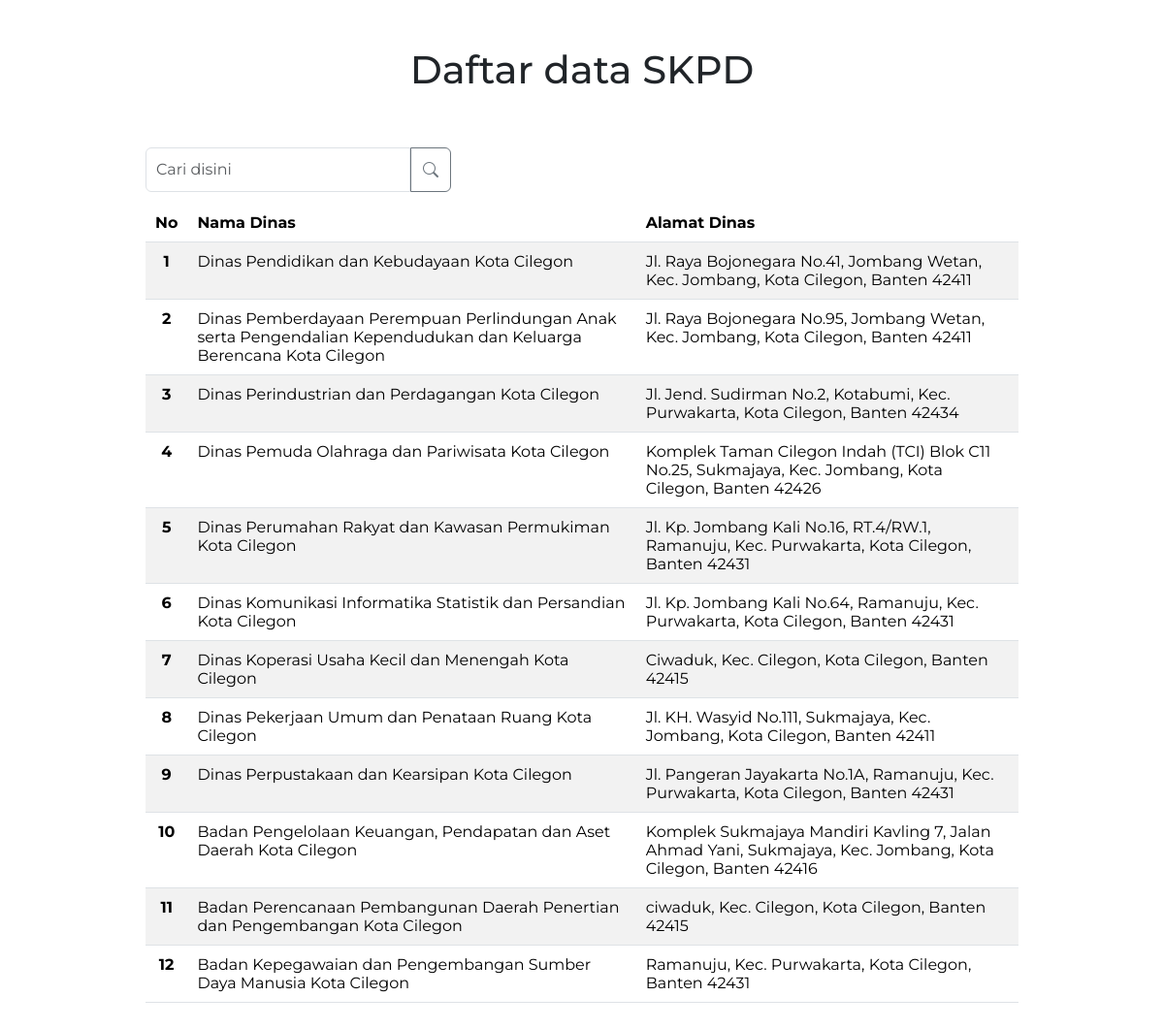
Page /backend/daftar-data-skpd.php (signed in) on the committed database.
### tables this page shows
CREATE TABLE `skpd` (
  `id` int NOT NULL,
  `nama_dinas` varchar(255) NOT NULL,
  `alamat` varchar(255) NOT NULL
);

### backend/daftar-data-skpd.php (called while the page is built, shortened)
<?php
require 'functions/functions.php';
$getdata = query("SELECT * FROM skpd");
$i = 1;
require 'views/daftar-skpd.view.php';

### backend/functions/functions.php (called while the page is built, shortened)
<?php
include_once 'sweetalert.php';
if (!function_exists('koneksi')) {
    function koneksi()
    {
        $conn = mysqli_connect("localhost", "root", "", "webgis_cilegon");
        return $conn;
    }
}
if (!function_exists('query')) {
    function query($sql, $params = [])
    {
        $conn = koneksi();
        $stmt = mysqli_prepare($conn, $sql);
        $result = mysqli_stmt_execute($stmt);
        $rows = [];
        $result_set = mysqli_stmt_get_result($stmt);
        while ($row = mysqli_fetch_assoc($result_set)) {
            $rows[] = $row;
        }
        return $rows;
    }
}

### backend/views/daftar-skpd.view.php (the view, shortened to what this page needs)
<?php include 'views/partials/starter-head.php' ?>
<div class="container-fluid">
    <h1 class="mt-5 mb-2 text-center text-dark">Daftar data SKPD</h1>
    <div class="row w-75 m-auto">
        <div class="input-group searching mb-2 mt-5">
            <input type="search" name="keyword" id="keyword" class="form-control input-search" placeholder="Cari disini" aria-label="Cari disini" aria-describedby="button-addon2">
            <button class="btn btn-search btn-outline-secondary" name="search" id="search-button" type="submit" id="cari"><i class="bi bi-search"></i></button>
        </div>
        <div id="search-container" class="table-responsive">
            <table class="table table-striped m-auto mt-1 mb-5">
                <thead>
                    <tr class="fofa">
                        <th scope="col">No</th>
                        <th scope="col">Nama Dinas</th>
                        <th scope="col">Alamat Dinas</th>
                    </tr>
                </thead>
                <tbody>
                    <?php foreach ($getdata as $a) : ?>
                        <tr>
                            <th class="text-center" scope="row"><?= $i++; ?></th>
                            <td><?= $a['nama_dinas']; ?></td>
                            <td><?= $a['alamat']; ?></td>
                        </tr>
                    <?php endforeach; ?>
                </tbody>
            </table>
        </div>
    </div>
</div>
<?php include 'views/partials/starter-foot.php' ?>

### backend/css/default.css (style rules this page uses)
* { padding: 0 !important; margin: 0 !important; }

### backend/css/daftar-skpd.css (style rules this page uses)
* { font-family: Montserrat; }
th { padding: 10px !important; }
td { padding: 10px !important; }

### backend/views/partials/starter-head.php (style rules this page uses)
.btn-search { padding: 8px 12px 8px 12px !important; }
.input-search { padding: 10px !important; }
.searching { width: 35% !important; }

### rows in the picture
skpd: nama_dinas "Dinas Pendidikan dan Kebudayaan Kota Cilegon", alamat "Jl. Raya Bojonegara No.41, Jombang Wetan, Kec. Jombang, Kota Cilegon, Banten 42411"
skpd: nama_dinas "Dinas Pemberdayaan Perempuan Perlindungan Anak serta Pengendalian Kependudukan dan Keluarga Berencana Kota Cilegon", alamat "Jl. Raya Bojonegara No.95, Jombang Wetan, Kec. Jombang, Kota Cilegon, Banten 42411"
skpd: nama_dinas "Dinas Perindustrian dan Perdagangan Kota Cilegon", alamat "Jl. Jend. Sudirman No.2, Kotabumi, Kec. Purwakarta, Kota Cilegon, Banten 42434"
skpd: nama_dinas "Dinas Pemuda Olahraga dan Pariwisata Kota Cilegon", alamat "Komplek Taman Cilegon Indah (TCI) Blok C11 No.25, Sukmajaya, Kec. Jombang, Kota Cilegon, Banten 42426"
skpd: nama_dinas "Dinas Perumahan Rakyat dan Kawasan Permukiman Kota Cilegon", alamat "Jl. Kp. Jombang Kali No.16, RT.4/RW.1, Ramanuju, Kec. Purwakarta, Kota Cilegon, Banten 42431"
skpd: nama_dinas "Dinas Komunikasi Informatika Statistik dan Persandian Kota Cilegon", alamat "Jl. Kp. Jombang Kali No.64, Ramanuju, Kec. Purwakarta, Kota Cilegon, Banten 42431"
skpd: nama_dinas "Dinas Koperasi Usaha Kecil dan Menengah Kota Cilegon", alamat "Ciwaduk, Kec. Cilegon, Kota Cilegon, Banten 42415"
skpd: nama_dinas "Dinas Pekerjaan Umum dan Penataan Ruang Kota Cilegon", alamat "Jl. KH. Wasyid No.111, Sukmajaya, Kec. Jombang, Kota Cilegon, Banten 42411"
skpd: nama_dinas "Dinas Perpustakaan dan Kearsipan Kota Cilegon", alamat "Jl. Pangeran Jayakarta No.1A, Ramanuju, Kec. Purwakarta, Kota Cilegon, Banten 42431"
skpd: nama_dinas "Badan Pengelolaan Keuangan, Pendapatan dan Aset Daerah Kota Cilegon", alamat "Komplek Sukmajaya Mandiri Kavling 7, Jalan Ahmad Yani, Sukmajaya, Kec. Jombang, Kota Cilegon, Banten 42416"
skpd: nama_dinas "Badan Perencanaan Pembangunan Daerah Penertian dan Pengembangan Kota Cilegon", alamat "ciwaduk, Kec. Cilegon, Kota Cilegon, Banten 42415"
skpd: nama_dinas "Badan Kepegawaian dan Pengembangan Sumber Daya Manusia Kota Cilegon", alamat "Ramanuju, Kec. Purwakarta, Kota Cilegon, Banten 42431"
